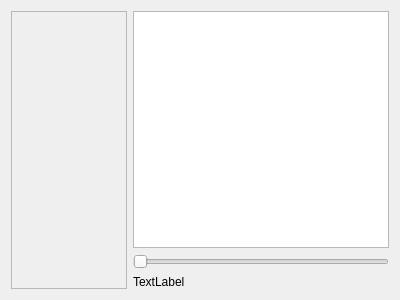
<?xml version="1.0" encoding="UTF-8"?>
<ui version="4.0">
 <class>ImageWindow</class>
 <widget class="QWidget" name="ImageWindow">
  <property name="geometry">
   <rect>
    <x>0</x>
    <y>0</y>
    <width>400</width>
    <height>300</height>
   </rect>
  </property>
  <property name="windowTitle">
   <string>Form</string>
  </property>
  <layout class="QHBoxLayout" name="horizontalLayout">
   <item>
    <widget class="QScrollArea" name="scrollArea">
     <property name="widgetResizable">
      <bool>true</bool>
     </property>
     <widget class="QWidget" name="scrollAreaWidgetContents">
      <property name="geometry">
       <rect>
        <x>0</x>
        <y>0</y>
        <width>101</width>
        <height>274</height>
       </rect>
      </property>
     </widget>
    </widget>
   </item>
   <item>
    <layout class="QVBoxLayout" name="verticalLayout">
     <item>
      <widget class="CustomTreeView" name="treeView"/>
     </item>
     <item>
      <widget class="QSlider" name="scaleSlider">
       <property name="orientation">
        <enum>Qt::Horizontal</enum>
       </property>
      </widget>
     </item>
     <item>
      <widget class="QLabel" name="scaleLabel">
       <property name="text">
        <string>TextLabel</string>
       </property>
      </widget>
     </item>
    </layout>
   </item>
  </layout>
 </widget>
 <customwidgets>
  <customwidget>
   <class>CustomTreeView</class>
   <extends>QTreeView</extends>
   <header>customtreeview.h</header>
  </customwidget>
 </customwidgets>
 <resources/>
 <connections/>
</ui>
